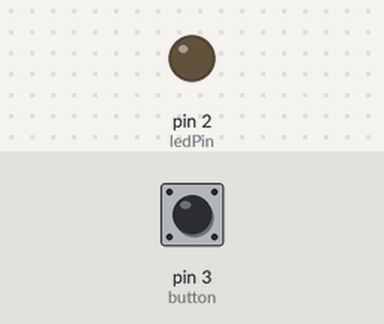
The sketch below on a simulated Arduino Uno, built with avr-gcc and run on an emulated ATmega328P. Shown: output pins drawn as LEDs (lit = HIGH). The test bench sets the inputs (shaded band); at power-on: pin 3 (button) LOW.

Above: at 1.2 s.
1.3 s: pin 3 (button) pulled HIGH for 0.15 s
At 1.9 s:
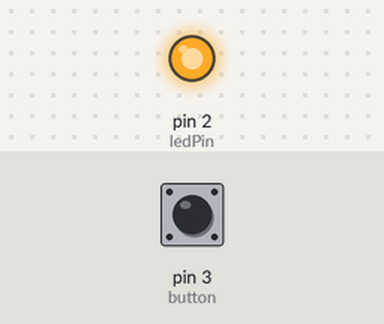
2.9 s: pin 3 (button) pulled HIGH for 1 s
At 4.3 s:
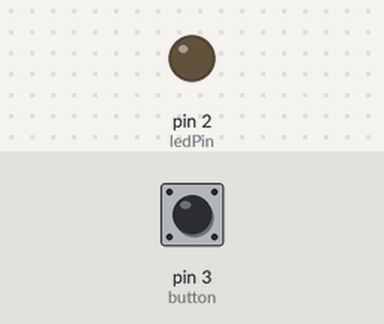
5.4 s: pin 3 (button) pulled HIGH for 3.2 s
At 6.2 s:
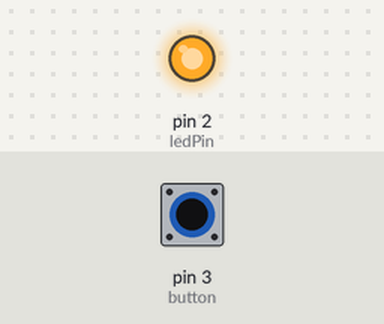
Timing chart, 0 to 8.4 s (numbered marks = the images above; inputs shaded):
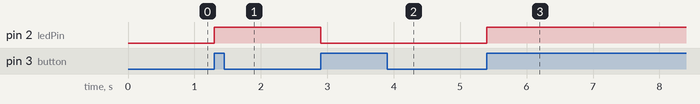

The sketch:

buttonMaintainState.ino
```cpp
//set global variables
int ledPin = 2;
int button = 3;
bool onOff = false;
bool prevButtonState = LOW;

void setup() {
  // set pinmodes
  pinMode(ledPin, OUTPUT);
  pinMode(button, INPUT);
}

void loop() {
  //read our button & store it in a boolean variable
  bool currButtonState = digitalRead(button);

  //if the button is pressed AND it wasn't pressed last frame
  //then flip onOff to its opposite
  //we want to make sure we don't keep flipping on & off while the button is pressed
  //checking the previous time let's us only flip it once
  if (currButtonState == HIGH && prevButtonState == LOW) {
    onOff = !onOff;
  }

  //turn our LED on & off based on our global onOff state
  digitalWrite(ledPin, onOff);

  //set the previous button state to our current state,
  //so next time through loop it will actually be the previous state
  prevButtonState = currButtonState;
}
```

Measured:
- after the input at 1.3 s, pin 2 (ledPin): LOW → HIGH at once
- after the input at 2.9 s, pin 2 (ledPin): HIGH → LOW at once
- after the input at 5.4 s, pin 2 (ledPin): LOW → HIGH at once
